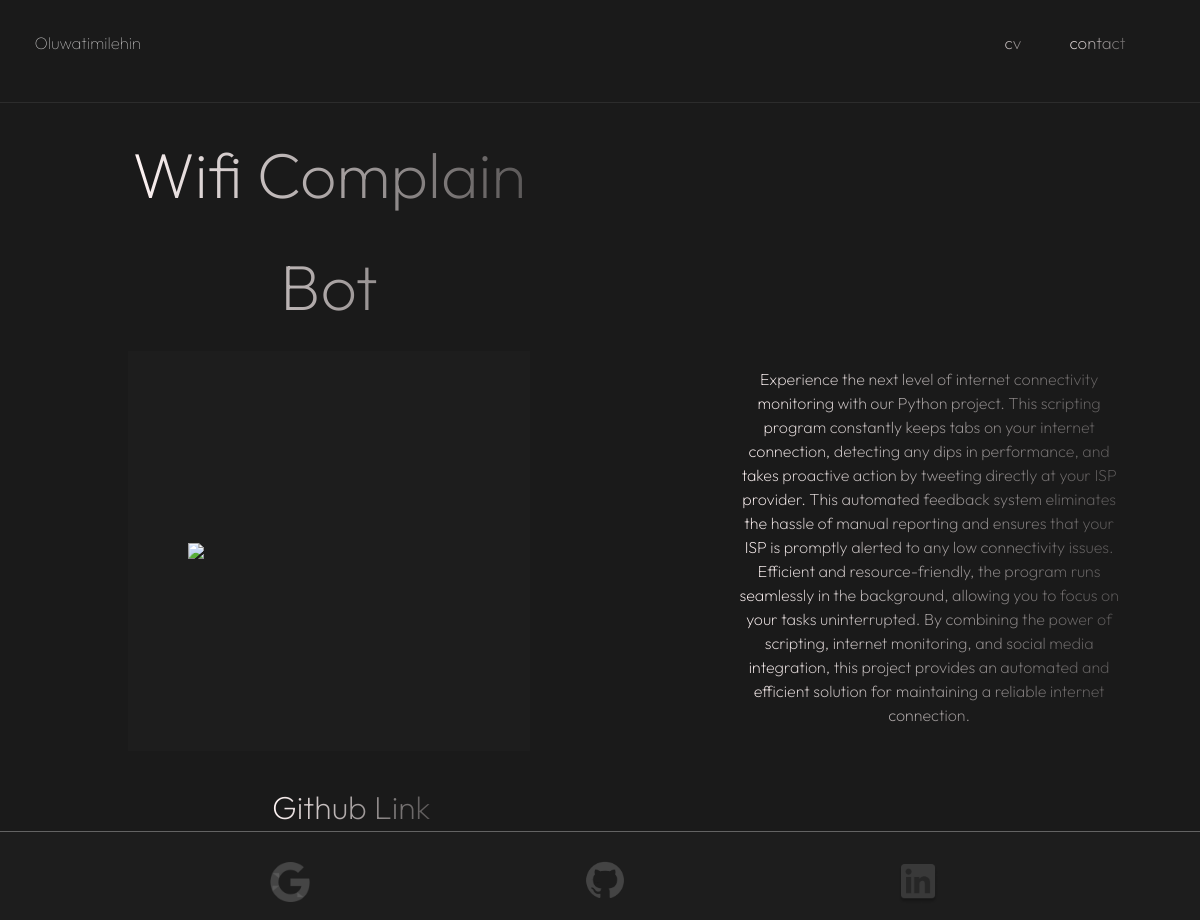
/projects/4, run on the app's committed database.
### main.py (models this page shows)
class Projects(db.Model):
    id = db.Column(db.String(250),primary_key=True)
    name = db.Column(db.String(250), unique=True, nullable=False)
    description = db.Column(db.String(1000), nullable=False)
    github_link = db.Column(db.String(500), unique=True)
    youtube_url = db.Column(db.String(500), unique=True)

### main.py (the view)
@app.route("/projects/<id>")
def projects(id):
    project_id = id
    project = Projects.query.get(project_id)
    shorts = False
    availability = True
    if project_id =="3":
        shorts= True
    else:
        pass
    if project_id==1:
        availability = False
    return render_template('projects.html', project=project, home=False, shorts=shorts, available=availability)

### templates/projects.html
<!DOCTYPE html>
<html>
    <head>
        {% include "navbar.html"%}
        {% include "header.html"%}
        <link rel="stylesheet" href=" {{ url_for('static', filename='styles/projects.css') }}">
    </head>
    <body>
        <main>
            <div class="project-flexbox">
                <div class="project-left-section">
                    <h1 class="headers body-text project-header"> {{ project.name }}</h1>
                    <div class="project-display">
                        {% if shorts%}
                        <iframe width="315" height="400" src="{{project.youtube_url}}" title="{{project.name}}" frameborder="0" allow="accelerometer; autoplay; clipboard-write; encrypted-media; gyroscope; picture-in-picture; web-share" allowfullscreen></iframe>
                        {% elif available%}
                        <img class="display-gif" src="https://i.pinimg.com/originals/7e/00/d6/7e00d6514d0556b617001d5fe0a62663.gif">
                        {% else%}
                        <iframe src="{{project.youtube_url}}" title="{{project.name}}"></iframe>
                        {% endif %}
                    </div>
                    <a class="github-text-link body-text" href="{{ project.github_link }}" target="_blank">Github Link</a>
                </div>
                <div class="project-description body-text project-body">
                    {{ project.description }}
                </div>
            </div>
        </main>
        <footer>
            {% include "footer.html" %}
        </footer>
        </body>
</html>

### static/styles/main.css (style rules this page uses)
a { color: inherit; text-decoration: None; transition: font-size 0.15s; }
body { background: #1A1A1A; margin: 0; }
.body-text { background: linear-gradient(90deg, #FFF4F4 2.25%, rgba(255, 245, 245, 0.90625) 11.39%, rgba(255, 255, 255, 0) 139.19%); font-family: 'Outfit', Arial, Helvetica, sans-serif; font-weight: 200; -webkit-background-clip: text; -webkit-text-fill-color: transparent; }
div { margin: 0; }
.headers { font-size: 4rem; font-weight: 200; line-height: 7rem; text-align: center; }

### static/styles/projects.css (style rules this page uses)
.github-text-link { font-size: 2rem; margin-left: 9rem; transition: font-size 0.15s; width: 30%; white-space: nowrap; }
.project-flexbox { display: flex; flex-direction: row; align-items: center; justify-content: center; }
.project-description { font-weight: 200; margin-top: 9rem; margin-left: 13rem; margin-right: 5rem; width: 40%; }
.project-display { background-color: rgba(209, 208, 208, 0.02); height: 25rem; margin-bottom: 2rem; text-align: center; width: 100%; position: relative; display: flex; justify-content: center; align-items: center; }
.project-left-section { margin-left: 8rem; }
.project-header { text-align: left; }
.project-body { text-align: center; }
.display-gif { width:70%; }

### data on the page
Projects: name "Wifi Complain Bot", description "Experience the next level of internet connectivity monitoring with our Python project. This scripting program constantly keeps tabs on your internet connection, detecting any dips in performance, and takes proactive action by tweeting directly at your ISP provider. This automated feedback system eliminates the hassle of manual reporting and ensures that your ISP is promptly alerted to any low connectivity issues. Efficient and resource-friendly, the program runs seamlessly in the background, allowing you to focus on your tasks uninterrupted. By combining the power of scripting, internet monitoring, and social media integration, this project provides an automated and efficient solution for…"
